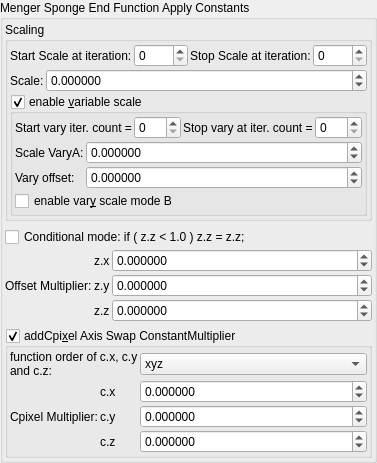
    <widget class="QGroupBox" name="groupBox_3">
     <property name="title">
      <string>Menger Sponge End Function Apply Constants</string>
     </property>
     <layout class="QVBoxLayout" name="verticalLayout_5">
      <property name="leftMargin">
       <number>2</number>
      </property>
      <property name="topMargin">
       <number>2</number>
      </property>
      <property name="rightMargin">
       <number>2</number>
      </property>
      <property name="bottomMargin">
       <number>2</number>
      </property>
      <item>
       <widget class="QGroupBox" name="groupBox_4">
        <property name="title">
         <string>Scaling</string>
        </property>
        <layout class="QVBoxLayout" name="verticalLayout_13" stretch="0,0,0">
         <property name="spacing">
          <number>2</number>
         </property>
         <property name="leftMargin">
          <number>2</number>
         </property>
         <property name="topMargin">
          <number>2</number>
         </property>
         <property name="rightMargin">
          <number>2</number>
         </property>
         <property name="bottomMargin">
          <number>2</number>
         </property>
         <item>
          <layout class="QGridLayout" name="gridLayout_14" columnstretch="0,1,0,1">
           <item row="1" column="2">
            <widget class="QLabel" name="label_52">
             <property name="text">
              <string>Stop Scale at iteration:</string>
             </property>
            </widget>
           </item>
           <item row="1" column="0">
            <widget class="QLabel" name="label_66">
             <property name="text">
              <string>Start Scale at iteration:</string>
             </property>
            </widget>
           </item>
           <item row="1" column="1">
            <widget class="MySpinBox" name="spinboxInt_transf_start_iterations_S">
             <property name="sizePolicy">
              <sizepolicy hsizetype="Minimum" vsizetype="Maximum">
               <horstretch>0</horstretch>
               <verstretch>0</verstretch>
              </sizepolicy>
             </property>
             <property name="maximum">
              <number>999</number>
             </property>
            </widget>
           </item>
           <item row="1" column="3">
            <widget class="MySpinBox" name="spinboxInt_transf_stop_iterations_S">
             <property name="sizePolicy">
              <sizepolicy hsizetype="Minimum" vsizetype="Maximum">
               <horstretch>0</horstretch>
               <verstretch>0</verstretch>
              </sizepolicy>
             </property>
             <property name="maximum">
              <number>999</number>
             </property>
            </widget>
           </item>
          </layout>
         </item>
         <item>
          <layout class="QGridLayout" name="gridLayout_17" columnstretch="0,1">
           <property name="spacing">
            <number>2</number>
           </property>
           <item row="1" column="0">
            <widget class="QLabel" name="label_9">
             <property name="text">
              <string>Scale:</string>
             </property>
            </widget>
           </item>
           <item row="1" column="1">
            <widget class="MyDoubleSpinBox" name="spinbox_transf_scale_3">
             <property name="sizePolicy">
              <sizepolicy hsizetype="Minimum" vsizetype="Maximum">
               <horstretch>0</horstretch>
               <verstretch>0</verstretch>
              </sizepolicy>
             </property>
             <property name="prefix">
              <string/>
             </property>
             <property name="suffix">
              <string/>
             </property>
             <property name="decimals">
              <number>6</number>
             </property>
             <property name="minimum">
              <double>-99.998999999999995</double>
             </property>
             <property name="maximum">
              <double>99.998999999999995</double>
             </property>
             <property name="singleStep">
              <double>0.100000000000000</double>
             </property>
            </widget>
           </item>
          </layout>
         </item>
         <item>
          <widget class="MyGroupBox" name="groupCheck_transf_function_enabledF_false">
           <property name="title">
            <string>enable &amp;variable scale</string>
           </property>
           <property name="checkable">
            <bool>true</bool>
           </property>
           <layout class="QVBoxLayout" name="verticalLayout_15" stretch="0,0">
            <property name="spacing">
             <number>2</number>
            </property>
            <property name="leftMargin">
             <number>2</number>
            </property>
            <property name="topMargin">
             <number>2</number>
            </property>
            <property name="rightMargin">
             <number>2</number>
            </property>
            <property name="bottomMargin">
             <number>2</number>
            </property>
            <item>
             <layout class="QHBoxLayout" name="horizontalLayout" stretch="0,1,0,1">
              <property name="topMargin">
               <number>0</number>
              </property>
              <item>
               <widget class="QLabel" name="label_75">
                <property name="text">
                 <string>Start vary iter. count =</string>
                </property>
                <property name="wordWrap">
                 <bool>true</bool>
                </property>
               </widget>
              </item>
              <item>
               <widget class="MySpinBox" name="spinboxInt_transf_start_iterations_Y">
                <property name="sizePolicy">
                 <sizepolicy hsizetype="Minimum" vsizetype="Maximum">
                  <horstretch>0</horstretch>
                  <verstretch>0</verstretch>
                 </sizepolicy>
                </property>
                <property name="minimum">
                 <number>0</number>
                </property>
                <property name="maximum">
                 <number>999</number>
                </property>
                <property name="value">
                 <number>0</number>
                </property>
               </widget>
              </item>
              <item>
               <widget class="QLabel" name="label_62">
                <property name="text">
                 <string>Stop vary at iter. count =</string>
                </property>
                <property name="wordWrap">
                 <bool>true</bool>
                </property>
               </widget>
              </item>
              <item>
               <widget class="MySpinBox" name="spinboxInt_transf_stop_iterations_Y">
                <property name="sizePolicy">
                 <sizepolicy hsizetype="Preferred" vsizetype="Maximum">
                  <horstretch>0</horstretch>
                  <verstretch>0</verstretch>
                 </sizepolicy>
                </property>
                <property name="maximum">
                 <number>999</number>
                </property>
               </widget>
              </item>
             </layout>
            </item>
            <item>
             <layout class="QGridLayout" name="gridLayout_32" columnstretch="0,1">
              <property name="spacing">
               <number>2</number>
              </property>
              <item row="3" column="0" colspan="2">
               <widget class="MyCheckBox" name="checkBox_transf_function_enabledM_false">
                <property name="text">
                 <string>enable var&amp;y scale mode B</string>
                </property>
               </widget>
              </item>
              <item row="1" column="1">
               <widget class="MyDoubleSpinBox" name="spinbox_transf_scale_vary_0">
                <property name="sizePolicy">
                 <sizepolicy hsizetype="Minimum" vsizetype="Maximum">
                  <horstretch>0</horstretch>
                  <verstretch>0</verstretch>
                 </sizepolicy>
                </property>
                <property name="prefix">
                 <string/>
                </property>
                <property name="suffix">
                 <string/>
                </property>
                <property name="decimals">
                 <number>6</number>
                </property>
                <property name="minimum">
                 <double>-100000.000000000000000</double>
                </property>
                <property name="maximum">
                 <double>100000.000000000000000</double>
                </property>
                <property name="singleStep">
                 <double>0.100000000000000</double>
                </property>
               </widget>
              </item>
              <item row="2" column="0">
               <widget class="QLabel" name="label_150">
                <property name="text">
                 <string>Vary offset:</string>
                </property>
               </widget>
              </item>
              <item row="2" column="1">
               <widget class="MyDoubleSpinBox" name="spinbox_transf_scaleC_1">
                <property name="sizePolicy">
                 <sizepolicy hsizetype="Minimum" vsizetype="Maximum">
                  <horstretch>0</horstretch>
                  <verstretch>0</verstretch>
                 </sizepolicy>
                </property>
                <property name="prefix">
                 <string/>
                </property>
                <property name="suffix">
                 <string/>
                </property>
                <property name="decimals">
                 <number>6</number>
                </property>
                <property name="minimum">
                 <double>-100000.000000000000000</double>
                </property>
                <property name="maximum">
                 <double>100000.000000000000000</double>
                </property>
                <property name="singleStep">
                 <double>0.100000000000000</double>
                </property>
               </widget>
              </item>
              <item row="1" column="0">
               <widget class="QLabel" name="label_145">
                <property name="text">
                 <string>Scale VaryA:</string>
                </property>
               </widget>
              </item>
             </layout>
            </item>
           </layout>
          </widget>
         </item>
        </layout>
       </widget>
      </item>
      <item>
       <layout class="QGridLayout" name="gridLayout_63" columnstretch="0,0,0,1">
        <property name="spacing">
         <number>2</number>
        </property>
        <item row="1" column="2">
         <widget class="QLabel" name="label_93">
          <property name="text">
           <string notr="true">z.x</string>
          </property>
         </widget>
        </item>
        <item row="1" column="3">
         <widget class="MyDoubleSpinBox" name="spinbox3_transf_constant_multiplier_111_x">
          <property name="sizePolicy">
           <sizepolicy hsizetype="Minimum" vsizetype="Maximum">
            <horstretch>0</horstretch>
            <verstretch>0</verstretch>
           </sizepolicy>
          </property>
          <property name="prefix">
           <string/>
          </property>
          <property name="suffix">
           <string/>
          </property>
          <property name="decimals">
           <number>6</number>
          </property>
          <property name="minimum">
           <double>-99.989999999999995</double>
          </property>
          <property name="maximum">
           <double>99.989999999999995</double>
          </property>
          <property name="singleStep">
           <double>0.100000000000000</double>
          </property>
         </widget>
        </item>
        <item row="0" column="1" colspan="3">
         <widget class="MyCheckBox" name="checkBox_transf_function_enabled">
          <property name="text">
           <string>Conditional mode: if ( z.z &lt; 1.0 ) z.z = z.z;</string>
          </property>
         </widget>
        </item>
        <item row="3" column="3">
         <widget class="MyDoubleSpinBox" name="spinbox3_transf_constant_multiplier_111_z">
          <property name="sizePolicy">
           <sizepolicy hsizetype="Minimum" vsizetype="Maximum">
            <horstretch>0</horstretch>
            <verstretch>0</verstretch>
           </sizepolicy>
          </property>
          <property name="prefix">
           <string/>
          </property>
          <property name="suffix">
           <string/>
          </property>
          <property name="decimals">
           <number>6</number>
          </property>
          <property name="minimum">
           <double>-99.989999999999995</double>
          </property>
          <property name="maximum">
           <double>99.989999999999995</double>
          </property>
          <property name="singleStep">
           <double>0.100000000000000</double>
          </property>
         </widget>
        </item>
        <item row="3" column="2">
         <widget class="QLabel" name="label_98">
          <property name="text">
           <string notr="true">z.z</string>
          </property>
         </widget>
        </item>
        <item row="2" column="3">
         <widget class="MyDoubleSpinBox" name="spinbox3_transf_constant_multiplier_111_y">
          <property name="sizePolicy">
           <sizepolicy hsizetype="Minimum" vsizetype="Maximum">
            <horstretch>0</horstretch>
            <verstretch>0</verstretch>
           </sizepolicy>
          </property>
          <property name="prefix">
           <string/>
          </property>
          <property name="suffix">
           <string/>
          </property>
          <property name="decimals">
           <number>6</number>
          </property>
          <property name="minimum">
           <double>-99.989999999999995</double>
          </property>
          <property name="maximum">
           <double>99.989999999999995</double>
          </property>
          <property name="singleStep">
           <double>0.100000000000000</double>
          </property>
         </widget>
        </item>
        <item row="2" column="2">
         <widget class="QLabel" name="label_90">
          <property name="text">
           <string notr="true">z.y</string>
          </property>
         </widget>
        </item>
        <item row="2" column="1">
         <widget class="QLabel" name="label_91">
          <property name="text">
           <string>Offset Multiplier:</string>
          </property>
         </widget>
        </item>
       </layout>
      </item>
      <item>
       <widget class="MyGroupBox" name="groupCheck_transf_addCpixel_enabled_false">
        <property name="toolTip">
         <string>&lt;html&gt;&lt;head/&gt;&lt;body&gt;&lt;p&gt;Cpixel is CVector3 c = ( c.x, c.y, c.z). It is each original point (pixel) in 3D space where the iteration starts from, ( c = original z for each point .) It is commonly found in formula structures z = f(z) + c.&lt;/p&gt;&lt;p&gt;The Cpixel multiplier effectively scales this point &amp;quot;c&amp;quot;.&lt;/p&gt;&lt;p&gt;This transform allows the swapping of the order of the &amp;quot;CVector3 c&amp;quot; components before being multiplied by &amp;quot;CVector3 z&amp;quot; components.&lt;/p&gt;&lt;/body&gt;&lt;/html&gt;</string>
        </property>
        <property name="title">
         <string>addCpi&amp;xel Axis Swap ConstantMultiplier</string>
        </property>
        <property name="checkable">
         <bool>true</bool>
        </property>
        <layout class="QVBoxLayout" name="verticalLayout_51">
         <property name="spacing">
          <number>2</number>
         </property>
         <property name="leftMargin">
          <number>2</number>
         </property>
         <property name="topMargin">
          <number>2</number>
         </property>
         <property name="rightMargin">
          <number>2</number>
         </property>
         <property name="bottomMargin">
          <number>2</number>
         </property>
         <item>
          <layout class="QGridLayout" name="gridLayout_25" columnstretch="0,0,1">
           <property name="spacing">
            <number>2</number>
           </property>
           <item row="1" column="2">
            <widget class="MyDoubleSpinBox" name="spinbox3_transf_constant_multiplierC_111_x">
             <property name="sizePolicy">
              <sizepolicy hsizetype="Minimum" vsizetype="Maximum">
               <horstretch>0</horstretch>
               <verstretch>0</verstretch>
              </sizepolicy>
             </property>
             <property name="prefix">
              <string/>
             </property>
             <property name="suffix">
              <string/>
             </property>
             <property name="decimals">
              <number>6</number>
             </property>
             <property name="minimum">
              <double>-99.989999999999995</double>
             </property>
             <property name="maximum">
              <double>99.989999999999995</double>
             </property>
             <property name="singleStep">
              <double>0.100000000000000</double>
             </property>
            </widget>
           </item>
           <item row="1" column="1">
            <widget class="QLabel" name="label_109">
             <property name="text">
              <string notr="true">c.x</string>
             </property>
            </widget>
           </item>
           <item row="3" column="2">
            <widget class="MyDoubleSpinBox" name="spinbox3_transf_constant_multiplierC_111_z">
             <property name="sizePolicy">
              <sizepolicy hsizetype="Minimum" vsizetype="Maximum">
               <horstretch>0</horstretch>
               <verstretch>0</verstretch>
              </sizepolicy>
             </property>
             <property name="prefix">
              <string/>
             </property>
             <property name="suffix">
              <string/>
             </property>
             <property name="decimals">
              <number>6</number>
             </property>
             <property name="minimum">
              <double>-99.989999999999995</double>
             </property>
             <property name="maximum">
              <double>99.989999999999995</double>
             </property>
             <property name="singleStep">
              <double>0.100000000000000</double>
             </property>
            </widget>
           </item>
           <item row="2" column="2">
            <widget class="MyDoubleSpinBox" name="spinbox3_transf_constant_multiplierC_111_y">
             <property name="sizePolicy">
              <sizepolicy hsizetype="Minimum" vsizetype="Maximum">
               <horstretch>0</horstretch>
               <verstretch>0</verstretch>
              </sizepolicy>
             </property>
             <property name="prefix">
              <string/>
             </property>
             <property name="suffix">
              <string/>
             </property>
             <property name="decimals">
              <number>6</number>
             </property>
             <property name="minimum">
              <double>-99.989999999999995</double>
             </property>
             <property name="maximum">
              <double>99.989999999999995</double>
             </property>
             <property name="singleStep">
              <double>0.100000000000000</double>
             </property>
            </widget>
           </item>
           <item row="2" column="1">
            <widget class="QLabel" name="label_110">
             <property name="text">
              <string notr="true">c.y</string>
             </property>
            </widget>
           </item>
           <item row="2" column="0">
            <widget class="QLabel" name="label_108">
             <property name="text">
              <string>Cpixel Multiplier:</string>
             </property>
            </widget>
           </item>
           <item row="3" column="1">
            <widget class="QLabel" name="label_111">
             <property name="text">
              <string notr="true">c.z</string>
             </property>
            </widget>
           </item>
           <item row="0" column="2">
            <widget class="MyComboBox" name="comboBox_mandelbulbMulti_order_of_xyz_C">
             <item>
              <property name="text">
               <string notr="true">xyz</string>
              </property>
             </item>
             <item>
              <property name="text">
               <string notr="true">xzy</string>
              </property>
             </item>
             <item>
              <property name="text">
               <string notr="true">yxz</string>
              </property>
             </item>
             <item>
              <property name="text">
               <string notr="true">yzx</string>
              </property>
             </item>
             <item>
              <property name="text">
               <string notr="true">zxy</string>
              </property>
             </item>
             <item>
              <property name="text">
               <string notr="true">zyx</string>
              </property>
             </item>
            </widget>
           </item>
           <item row="0" column="0" colspan="2">
            <widget class="QLabel" name="label">
             <property name="text">
              <string>function order of c.x, c.y and c.z:</string>
             </property>
             <property name="wordWrap">
              <bool>true</bool>
             </property>
            </widget>
           </item>
          </layout>
         </item>
        </layout>
       </widget>
      </item>
     </layout>
    </widget>
